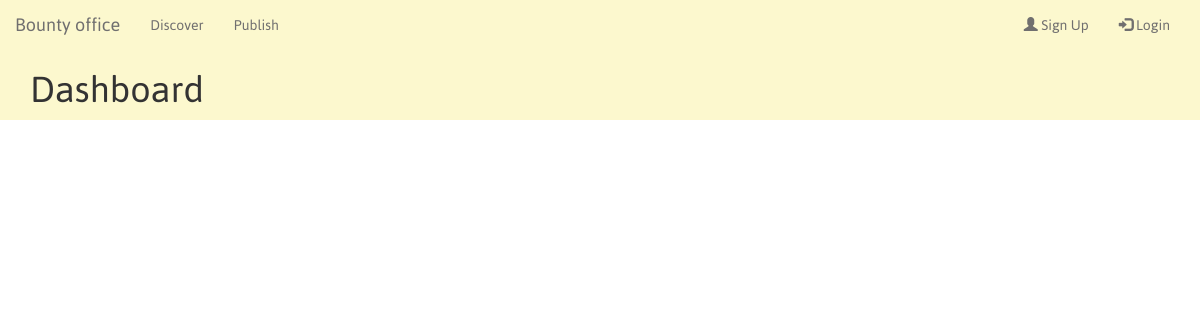
/root/dashboard/, run on an earlier commit of the app's database.
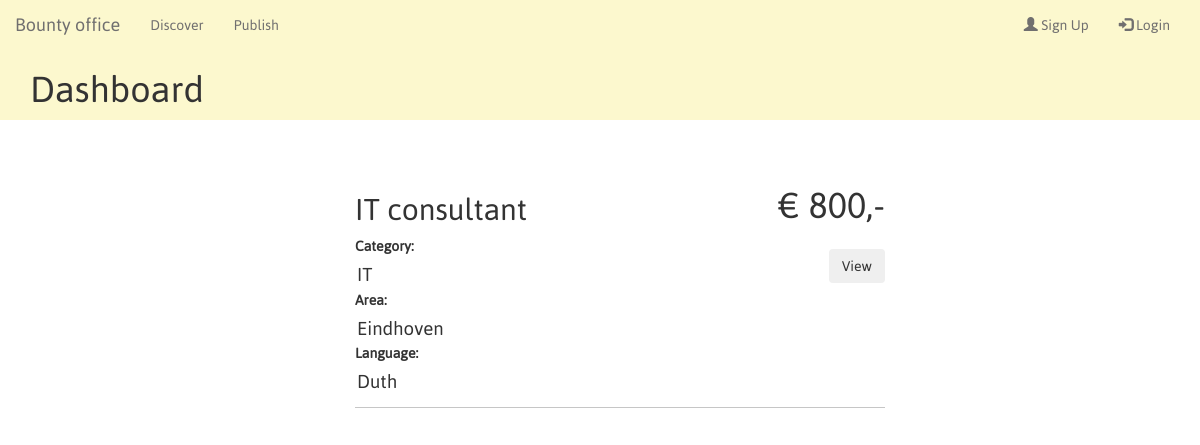
And on a later commit of the database.
### tables this page shows
CREATE TABLE `joboffer` (
  `job_id` int(200) NOT NULL,
  `job_title` varchar(200) NOT NULL,
  `category` varchar(200) NOT NULL,
  `area` varchar(200) NOT NULL,
  `skills` varchar(200) NOT NULL,
  `language` varchar(200) NOT NULL,
  `reward` varchar(200) NOT NULL,
  `experience` varchar(200) NOT NULL,
  `education` varchar(200) NOT NULL,
  `PROJDESC` varchar(200) NOT NULL
);

### root/dashboard/php/getAllOffers.php (called while the page is built, shortened)
<?php
    $stmt=$db_con->prepare( 'SELECT j.job_title, j.category,
                                j.area, j.language,
                                j.reward, j.job_id
                          FROM joboffer j;');
    $stmt->execute();
    $jobs = array();
?>

### root/dashboard/index.php (the view, shortened to what this page needs)
<?php
    require_once '../default/php/dbconfig.php';
    require_once 'php/getAllOffers.php';
    $pageDes = "Dashboard";
?>
<html>
<head>
    <link rel="stylesheet" type="text/css" href="https://maxcdn.bootstrapcdn.com/bootstrap/3.3.6/css/bootstrap.min.css">
    <link rel="stylesheet" type="text/css" href="../default/css/header.css">
    <link rel="stylesheet" type="text/css" href="../default/css/mainbody.css">
    <link rel="stylesheet" type="text/css" href="css/main.css">
</head>
<body>
    <?php require '../default/pageparts/topBar.php';
    ?>
    <div id="contents" class="row container-fluid">
        <div class="col-md-3">
        </div>
            <div id="alljoboffers" class="col-md-6 ">
            <ul class="act_container">
                        <?php
                            if(count($jobs)!=0)
                            {
                                for ($i=0; $i < count($jobs); $i++) {
                                echo
                                    '
                                <li class="job_item">
                                        <div class="job_info row">
                                            <form action="php/viewOffer.php" method="post">
                                            <div class="description col-md-6">
                                                <h2 class="text actname">'.$jobs[$i].'</h2>
                                                    <label class="lbltype">Category:</label>
                                                    <input readonly type="text" value="'.$jobs[$i+=1].'" class="jobinfotext">
                                                    <br>
                                                    <label class="lbltype">Area:</label>
                                                    <input readonly type="text" value="'.$jobs[$i+=1].'" class="jobinfotext">
                                                    <br>
                                                    <label class="lbltype">Language:</label>
                                                    <input readonly type="text" value="'.$jobs[$i+=1].'" class="jobinfotext">
                                                </p>
                                            </div>
                                            <div id="Rewarddiv" class="col-md-3 col-ms-offset-2">
                                                    <h1 class="reward">&euro; '.$jobs[$i+=1].',- </h1>
                                                    <input readonly class="secret" type="text" name="id" value="'.$jobs[$i+=1].'">
                                                <div class="viewbtn">
                                                    <button type="submit" class="btn text resbtntext">View</button>
                                                </div>
                                            </div>
                                        </form>
                                    </div>
                    </li>';
                                }
                            }
                            else
                            {
                            }
                        ?>
                    </ul>
                </div>
    </div>
</body>
</html>

### root/default/pageparts/topBar.php
<div id="pd">
        <?php require 'header.php';
        ?>
        <div class="container-fluid">
            <div class="col-md-10">
                <h1 id="Page_desc"><?php echo $pageDes ?></h1>
            </div>
        </div>
    </div>

### root/default/pageparts/header.php (shortened to what this page needs)
<nav class="navbar navbar-inverse">
  <div class="header container-fluid">
    <div class="navbar-header">
      <a class="navbar-brand" href="#">Bounty office</a>
    </div>
    <div class="collapse navbar-collapse" id="myNavbar">
      <ul class="nav navbar-nav">
        <li><a href="../dashboard">Discover</a></li>
        <li><a href="../joffercreate">Publish</a></li>
      </ul>
      <ul class="nav navbar-nav navbar-right">
        <li><a href="#"><span class="glyphicon glyphicon-user"></span> Sign Up</a></li>
        <li><a href="#"><span class="glyphicon glyphicon-log-in"></span> Login</a></li>
      </ul>
    </div>
  </div>
</nav>

### root/default/css/header.css (style rules this page uses)
nav { border: none !important; background-color: white !important; padding-right: 0 !important; margin-bottom: 0 !important; }
nav * { color: #706F6F !important; }
#pd { margin-bottom: 40pt; }

### root/default/css/mainbody.css (style rules this page uses)
body * { font-family: mainfont; }
#pd * { background-color: #FCF8CE; }

### root/dashboard/css/main.css (style rules this page uses)
.viewbtn { vertical-align: bottom; position: relative; display: block; padding-top: 10pt; }
.reward { margin-top: 10pt; }
.job_item { list-style: none; }
#Rewarddiv { float:right; text-align: right; }
.jobinfotext { text-align: left; font-size: 14pt; border:none; width: auto; }
.lbltype { width: 60pt; }
.job_item { border-bottom: 1px #C6C6C6 solid; }

What changed in the data, as far as the page shows it:
added joboffer: job_title "IT consultant", category "IT", area "Eindhoven", language "Duth", reward "800"
